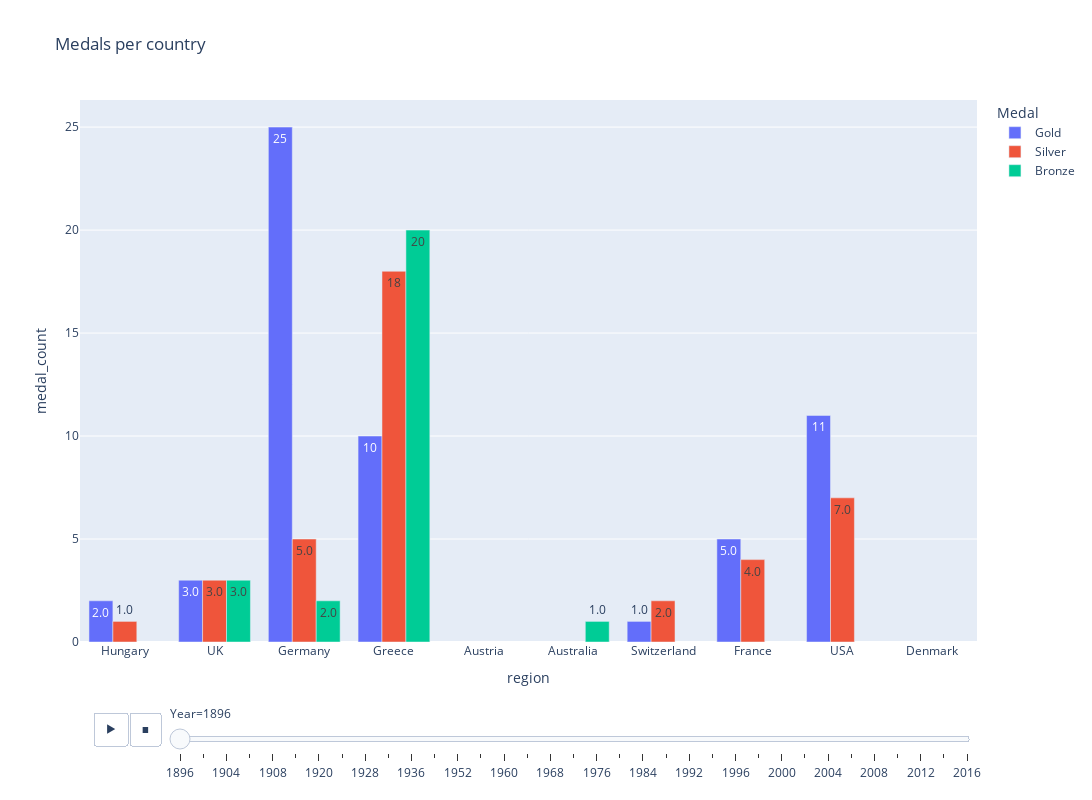

The cell this chart's notebook holds for it:
### Code cell
fig = px.bar(
    df_medals,
    x="region",
    y="medal_count",
    color="Medal",
    title="Medals per country",
    barmode="group",
    width=1400,
    height=800,
    text_auto=".2s",
    animation_frame = "Year",
    animation_group="medal_count"
)
fig.update_layout(transition = {'duration': 200})
fig.show()

### Figure 1 — Plotly figure (JSON) as saved in the notebook; plotly's stock layout.template omitted (floating-point values rounded to 4 significant figures)
{"data": [{"alignmentgroup": "True", "hovertemplate": "Medal=Gold<br>Year=1896<br>region=%{x}<br>medal_count=%{y}<extra></extra>", "ids": [2, 3, 25, 10, 2, 2, 1, 5, 11, 1], "legendgroup": "Gold", "marker": {"color": "#636efa", "pattern": {"shape": ""}}, "name": "Gold", "offsetgroup": "Gold", "orientation": "v", "showlegend": true, "textposition": "auto", "texttemplate": "%{y:.2s}", "type": "bar", "x": ["Hungary", "UK", "Germany", "Greece", "Austria", "Australia", "Switzerland", "France", "USA", "Denmark"], "xaxis": "x", "y": [2, 3, 25, 10, 2, 2, 1, 5, 11, 1], "yaxis": "y"}, {"alignmentgroup": "True", "hovertemplate": "Medal=Silver<br>Year=1896<br>region=%{x}<br>medal_count=%{y}<extra></extra>", "ids": [3, 18, 1, 1, 2, 4, 5, 2, 7], "legendgroup": "Silver", "marker": {"color": "#EF553B", "pattern": {"shape": ""}}, "name": "Silver", "offsetgroup": "Silver", "orientation": "v", "showlegend": true, "textposition": "auto", "texttemplate": "%{y:.2s}", "type": "bar", "x": ["UK", "Greece", "Hungary", "Austria", "Switzerland", "France", "Germany", "Denmark", "USA"], "xaxis": "x", "y": [3, 18, 1, 1, 2, 4, 5, 2, 7], "yaxis": "y"}, {"alignmentgroup": "True", "hovertemplate": "Medal=Bronze<br>Year=1896<br>region=%{x}<br>medal_count=%{y}<extra></extra>", "ids": [2, 3, 20, 3, 2, 1, 2, 2, 3], "legendgroup": "Bronze", "marker": {"color": "#00cc96", "pattern": {"shape": ""}}, "name": "Bronze", "offsetgroup": "Bronze", "orientation": "v", "showlegend": true, "textposition": "auto", "texttemplate": "%{y:.2s}", "type": "bar", "x": ["Germany", "UK", "Greece", "Hungary", "Austria", "Australia", "France", "USA", "Denmark"], "xaxis": "x", "y": [2, 3, 20, 3, 2, 1, 2, 2, 3], "yaxis": "y"}], "layout": {"barmode": "group", "height": 800, "legend": {"title": {"text": "Medal"}, "tracegroupgap": 0}, "sliders": [{"active": 0, "currentvalue": {"prefix": "Year="}, "len": 0.9, "pad": {"b": 10, "t": 60}, "steps": [{"args": [["1896"], {"frame": {"duration": 0, "redraw": true}, "fromcurrent": true, "mode": "immediate", "transition": {"duration": 0, "easing": "linear"}}], "label": "1896", "method": "animate"}, {"args": [["1900"], {"frame": {"duration": 0, "redraw": true}, "fromcurrent": true, "mode": "immediate", "transition": {"duration": 0, "easing": "linear"}}], "label": "1900", "method": "animate"}, {"args": [["1904"], {"frame": {"duration": 0, "redraw": true}, "fromcurrent": true, "mode": "immediate", "transition": {"duration": 0, "easing": "linear"}}], "label": "1904", "method": "animate"}, {"args": [["1906"], {"frame": {"duration": 0, "redraw": true}, "fromcurrent": true, "mode": "immediate", "transition": {"duration": 0, "easing": "linear"}}], "label": "1906", "method": "animate"}, {"args": [["1908"], {"frame": {"duration": 0, "redraw": true}, "fromcurrent": true, "mode": "immediate", "transition": {"duration": 0, "easing": "linear"}}], "label": "1908", "method": "animate"}, {"args": [["1912"], {"frame": {"duration": 0, "redraw": true}, "fromcurrent": true, "mode": "immediate", "transition": {"duration": 0, "easing": "linear"}}], "label": "1912", "method": "animate"}, {"args": [["1920"], {"frame": {"duration": 0, "redraw": true}, "fromcurrent": true, "mode": "immediate", "transition": {"duration": 0, "easing": "linear"}}], "label": "1920", "method": "animate"}, {"args": [["1924"], {"frame": {"duration": 0, "redraw": true}, "fromcurrent": true, "mode": "immediate", "transition": {"duration": 0, "easing": "linear"}}], "label": "1924", "method": "animate"}, {"args": [["1928"], {"frame": {"duration": 0, "redraw": true}, "fromcurrent": true, "mode": "immediate", "transition": {"duration": 0, "easing": "linear"}}], "label": "1928", "method": "animate"}, {"args": [["1932"], {"frame": {"duration": 0, "redraw": true}, "fromcurrent": true, "mode": "immediate", "transition": {"duration": 0, "easing": "linear"}}], "label": "1932", "method": "animate"}, {"args": [["1936"], {"frame": {"duration": 0, "redraw": true}, "fromcurrent": true, "mode": "immediate", "transition": {"duration": 0, "easing": "linear"}}], "label": "1936", "method": "animate"}, {"args": [["1948"], {"frame": {"duration": 0, "redraw": true}, "fromcurrent": true, "mode": "immediate", "transition": {"duration": 0, "easing": "linear"}}], "label": "1948", "method": "animate"}, {"args": [["1952"], {"frame": {"duration": 0, "redraw": true}, "fromcurrent": true, "mode": "immediate", "transition": {"duration": 0, "easing": "linear"}}], "label": "1952", "method": "animate"}, {"args": [["1956"], {"frame": {"duration": 0, "redraw": true}, "fromcurrent": true, "mode": "immediate", "transition": {"duration": 0, "easing": "linear"}}], "label": "1956", "method": "animate"}, {"args": [["1960"], {"frame": {"duration": 0, "redraw": true}, "fromcurrent": true, "mode": "immediate", "transition": {"duration": 0, "easing": "linear"}}], "label": "1960", "method": "animate"}, {"args": [["1964"], {"frame": {"duration": 0, "redraw": true}, "fromcurrent": true, "mode": "immediate", "transition": {"duration": 0, "easing": "linear"}}], "label": "1964", "method": "animate"}, {"args": [["1968"], {"frame": {"duration": 0, "redraw": true}, "fromcurrent": true, "mode": "immediate", "transition": {"duration": 0, "easing": "linear"}}], "label": "1968", "method": "animate"}, {"args": [["1972"], {"frame": {"duration": 0, "redraw": true}, "fromcurrent": true, "mode": "immediate", "transition": {"duration": 0, "easing": "linear"}}], "label": "1972", "method": "animate"}, {"args": [["1976"], {"frame": {"duration": 0, "redraw": true}, "fromcurrent": true, "mode": "immediate", "transition": {"duration": 0, "easing": "linear"}}], "label": "1976", "method": "animate"}, {"args": [["1980"], {"frame": {"duration": 0, "redraw": true}, "fromcurrent": true, "mode": "immediate", "transition": {"duration": 0, "easing": "linear"}}], "label": "1980", "method": "animate"}, {"args": [["1984"], {"frame": {"duration": 0, "redraw": true}, "fromcurrent": true, "mode": "immediate", "transition": {"duration": 0, "easing": "linear"}}], "label": "1984", "method": "animate"}, {"args": [["1988"], {"frame": {"duration": 0, "redraw": true}, "fromcurrent": true, "mode": "immediate", "transition": {"duration": 0, "easing": "linear"}}], "label": "1988", "method": "animate"}, {"args": [["1992"], {"frame": {"duration": 0, "redraw": true}, "fromcurrent": true, "mode": "immediate", "transition": {"duration": 0, "easing": "linear"}}], "label": "1992", "method": "animate"}, {"args": [["1994"], {"frame": {"duration": 0, "redraw": true}, "fromcurrent": true, "mode": "immediate", "transition": {"duration": 0, "easing": "linear"}}], "label": "1994", "method": "animate"}, {"args": [["1996"], {"frame": {"duration": 0, "redraw": true}, "fromcurrent": true, "mode": "immediate", "transition": {"duration": 0, "easing": "linear"}}], "label": "1996", "method": "animate"}, {"args": [["1998"], {"frame": {"duration": 0, "redraw": true}, "fromcurrent": true, "mode": "immediate", "transition": {"duration": 0, "easing": "linear"}}], "label": "1998", "method": "animate"}, {"args": [["2000"], {"frame": {"duration": 0, "redraw": true}, "fromcurrent": true, "mode": "immediate", "transition": {"duration": 0, "easing": "linear"}}], "label": "2000", "method": "animate"}, {"args": [["2002"], {"frame": {"duration": 0, "redraw": true}, "fromcurrent": true, "mode": "immediate", "transition": {"duration": 0, "easing": "linear"}}], "label": "2002", "method": "animate"}, {"args": [["2004"], {"frame": {"duration": 0, "redraw": true}, "fromcurrent": true, "mode": "immediate", "transition": {"duration": 0, "easing": "linear"}}], "label": "2004", "method": "animate"}, {"args": [["2006"], {"frame": {"duration": 0, "redraw": true}, "fromcurrent": true, "mode": "immediate", "transition": {"duration": 0, "easing": "linear"}}], "label": "2006", "method": "animate"}, {"args": [["2008"], {"frame": {"duration": 0, "redraw": true}, "fromcurrent": true, "mode": "immediate", "transition": {"duration": 0, "easing": "linear"}}], "label": "2008", "method": "animate"}, {"args": [["2010"], {"frame": {"duration": 0, "redraw": true}, "fromcurrent": true, "mode": "immediate", "transition": {"duration": 0, "easing": "linear"}}], "label": "2010", "method": "animate"}, {"args": [["2012"], {"frame": {"duration": 0, "redraw": true}, "fromcurrent": true, "mode": "immediate", "transition": {"duration": 0, "easing": "linear"}}], "label": "2012", "method": "animate"}, {"args": [["2014"], {"frame": {"duration": 0, "redraw": true}, "fromcurrent": true, "mode": "immediate", "transition": {"duration": 0, "easing": "linear"}}], "label": "2014", "method": "animate"}, {"args": [["2016"], {"frame": {"duration": 0, "redraw": true}, "fromcurrent": true, "mode": "immediate", "transition": {"duration": 0, "easing": "linear"}}], "label": "2016", "method": "animate"}], "x": 0.1, "xanchor": "left", "y": 0, "yanchor": "top"}], "title": {"text": "Medals per country"}, "transition": {"duration": 200}, "updatemenus": [{"buttons": [{"args": [null, {"frame": {"duration": 500, "redraw": true}, "fromcurrent": true, "mode": "immediate", "transition": {"duration": 500, "easing": "linear"}}], "label": "&#9654;", "method": "animate"}, {"args": [[null], {"frame": {"duration": 0, "redraw": true}, "fromcurrent": true, "mode": "immediate", "transition": {"duration": 0, "easing": "linear"}}], "label": "&#9724;", "method": "animate"}], "direction": "left", "pad": {"r": 10, "t": 70}, "showactive": false, "type": "buttons", "x": 0.1, "xanchor": "right", "y": 0, "yanchor": "top"}], "width": 1400, "xaxis": {"anchor": "y", "domain": [0, 1], "title": {"text": "region"}}, "yaxis": {"anchor": "x", "domain": [0, 1], "title": {"text": "medal_count"}}}}
